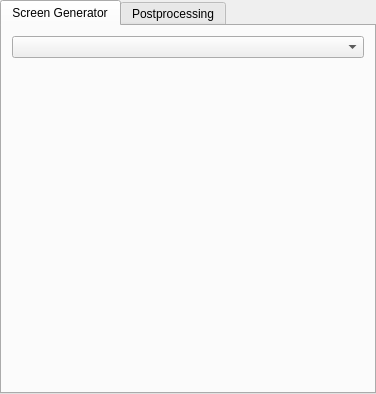
<?xml version="1.0" encoding="utf-8"?>
<ui version="4.0">
 <author>
    SPDX-FileCopyrightText: none
    SPDX-License-Identifier: GPL-3.0-or-later
  </author>
 <class>HalftoneConfigPageWidget</class>
 <widget class="QWidget" name="HalftoneConfigPageWidget">
  <property name="geometry">
   <rect>
    <x>0</x>
    <y>0</y>
    <width>376</width>
    <height>394</height>
   </rect>
  </property>
  <property name="sizePolicy">
   <sizepolicy hsizetype="Expanding" vsizetype="Expanding">
    <horstretch>0</horstretch>
    <verstretch>0</verstretch>
   </sizepolicy>
  </property>
  <layout class="QVBoxLayout" name="verticalLayout_3">
   <property name="spacing">
    <number>0</number>
   </property>
   <property name="leftMargin">
    <number>0</number>
   </property>
   <property name="topMargin">
    <number>0</number>
   </property>
   <property name="rightMargin">
    <number>0</number>
   </property>
   <property name="bottomMargin">
    <number>0</number>
   </property>
   <item>
    <widget class="QTabWidget" name="tabWidget">
     <property name="currentIndex">
      <number>0</number>
     </property>
     <property name="usesScrollButtons">
      <bool>false</bool>
     </property>
     <widget class="QWidget" name="tabScreenGenerator">
      <attribute name="title">
       <string>Screen Generator</string>
      </attribute>
      <layout class="QVBoxLayout" name="verticalLayout" stretch="0,1">
       <property name="spacing">
        <number>5</number>
       </property>
       <property name="leftMargin">
        <number>10</number>
       </property>
       <property name="topMargin">
        <number>10</number>
       </property>
       <property name="rightMargin">
        <number>10</number>
       </property>
       <property name="bottomMargin">
        <number>10</number>
       </property>
       <item>
        <widget class="QComboBox" name="comboBoxGenerator">
         <property name="sizePolicy">
          <sizepolicy hsizetype="Expanding" vsizetype="Fixed">
           <horstretch>0</horstretch>
           <verstretch>0</verstretch>
          </sizepolicy>
         </property>
        </widget>
       </item>
       <item>
        <widget class="QWidget" name="widgetGeneratorContainer" native="true"/>
       </item>
      </layout>
     </widget>
     <widget class="QWidget" name="tabPostprocessing">
      <attribute name="title">
       <string>Postprocessing</string>
      </attribute>
      <layout class="QVBoxLayout" name="verticalLayout_2" stretch="0,1">
       <property name="spacing">
        <number>0</number>
       </property>
       <property name="leftMargin">
        <number>10</number>
       </property>
       <property name="topMargin">
        <number>10</number>
       </property>
       <property name="rightMargin">
        <number>10</number>
       </property>
       <property name="bottomMargin">
        <number>10</number>
       </property>
       <item>
        <layout class="QFormLayout" name="formLayout_2">
         <property name="horizontalSpacing">
          <number>5</number>
         </property>
         <property name="verticalSpacing">
          <number>5</number>
         </property>
         <item column="0" row="0">
          <widget class="QLabel" name="labelHardness">
           <property name="text">
            <string>Hardness:</string>
           </property>
          </widget>
         </item>
         <item column="1" row="0">
          <widget class="KisDoubleSliderSpinBox" name="sliderHardness" native="true">
           <property name="sizePolicy">
            <sizepolicy hsizetype="Expanding" vsizetype="Preferred">
             <horstretch>0</horstretch>
             <verstretch>0</verstretch>
            </sizepolicy>
           </property>
          </widget>
         </item>
         <item column="0" row="1">
          <widget class="QLabel" name="labelInvert">
           <property name="text">
            <string>Invert:</string>
           </property>
          </widget>
         </item>
         <item column="1" row="1">
          <widget class="QCheckBox" name="checkBoxInvert">
           <property name="text">
            <string/>
           </property>
          </widget>
         </item>
         <item column="0" row="2">
          <widget class="QLabel" name="labelForeground">
           <property name="text">
            <string>Foreground:</string>
           </property>
          </widget>
         </item>
         <item column="1" row="2">
          <layout class="QHBoxLayout" name="horizontalLayout_3" stretch="1,2">
           <property name="spacing">
            <number>5</number>
           </property>
           <item>
            <widget class="KisColorButton" name="buttonForegroundColor">
             <property name="text">
              <string/>
             </property>
            </widget>
           </item>
           <item>
            <widget class="KisSliderSpinBox" name="sliderForegroundOpacity" native="true">
             <property name="sizePolicy">
              <sizepolicy hsizetype="Expanding" vsizetype="Preferred">
               <horstretch>0</horstretch>
               <verstretch>0</verstretch>
              </sizepolicy>
             </property>
            </widget>
           </item>
          </layout>
         </item>
         <item column="0" row="3">
          <widget class="QLabel" name="labelBackground">
           <property name="text">
            <string>Background:</string>
           </property>
          </widget>
         </item>
         <item column="1" row="3">
          <layout class="QHBoxLayout" name="horizontalLayout_4" stretch="1,2">
           <property name="spacing">
            <number>5</number>
           </property>
           <item>
            <widget class="KisColorButton" name="buttonBackgroundColor">
             <property name="text">
              <string/>
             </property>
            </widget>
           </item>
           <item>
            <widget class="KisSliderSpinBox" name="sliderBackgroundOpacity" native="true">
             <property name="sizePolicy">
              <sizepolicy hsizetype="Expanding" vsizetype="Preferred">
               <horstretch>0</horstretch>
               <verstretch>0</verstretch>
              </sizepolicy>
             </property>
            </widget>
           </item>
          </layout>
         </item>
        </layout>
       </item>
       <item>
        <spacer name="verticalSpacer">
         <property name="orientation">
          <enum>Qt::Vertical</enum>
         </property>
         <property name="sizeHint" stdset="0">
          <size>
           <width>20</width>
           <height>40</height>
          </size>
         </property>
        </spacer>
       </item>
      </layout>
     </widget>
    </widget>
   </item>
  </layout>
 </widget>
 <customwidgets>
  <customwidget>
   <class>KisSliderSpinBox</class>
   <extends>QSpinBox</extends>
   <header location="global">kis_slider_spin_box.h</header>
   <container>1</container>
  </customwidget>
  <customwidget>
   <class>KisColorButton</class>
   <extends>QPushButton</extends>
   <header location="global">kis_color_button.h</header>
  </customwidget>
  <customwidget>
   <class>KisDoubleSliderSpinBox</class>
   <extends>QDoubleSpinBox</extends>
   <header location="global">kis_slider_spin_box.h</header>
   <container>1</container>
  </customwidget>
 </customwidgets>
 <resources/>
 <connections/>
</ui>
